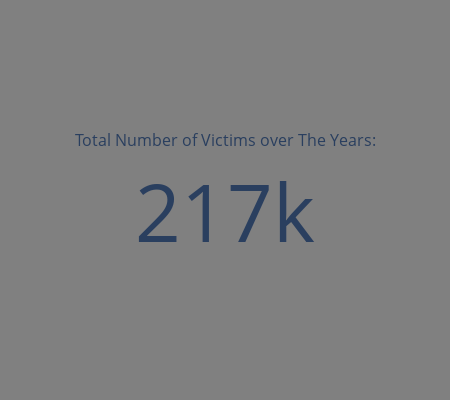

The code cell stored with this chart in its notebook:
### Code cell
no_of_victims = global_data['No_Killed'].sum()
fig = go.Figure(go.Indicator(
    mode = "number",
    value=no_of_victims,
    title={'text': 'Total Number of Victims over The Years:', 'font':{'size': 16}},
    domain={'x':[0,1], 'y':[0,1]}
))
fig.update_layout(paper_bgcolor = 'gray', height = 400, width = 450)
fig.show()

### Figure 1 — Plotly figure (JSON) as saved in the notebook; plotly's stock layout.template omitted (floating-point values rounded to 4 significant figures)
{"data": [{"domain": {"x": [0, 1], "y": [0, 1]}, "mode": "number", "title": {"font": {"size": 16}, "text": "Total Number of Victims over The Years:"}, "type": "indicator", "value": 216615}], "layout": {"height": 400, "paper_bgcolor": "gray", "width": 450}}
